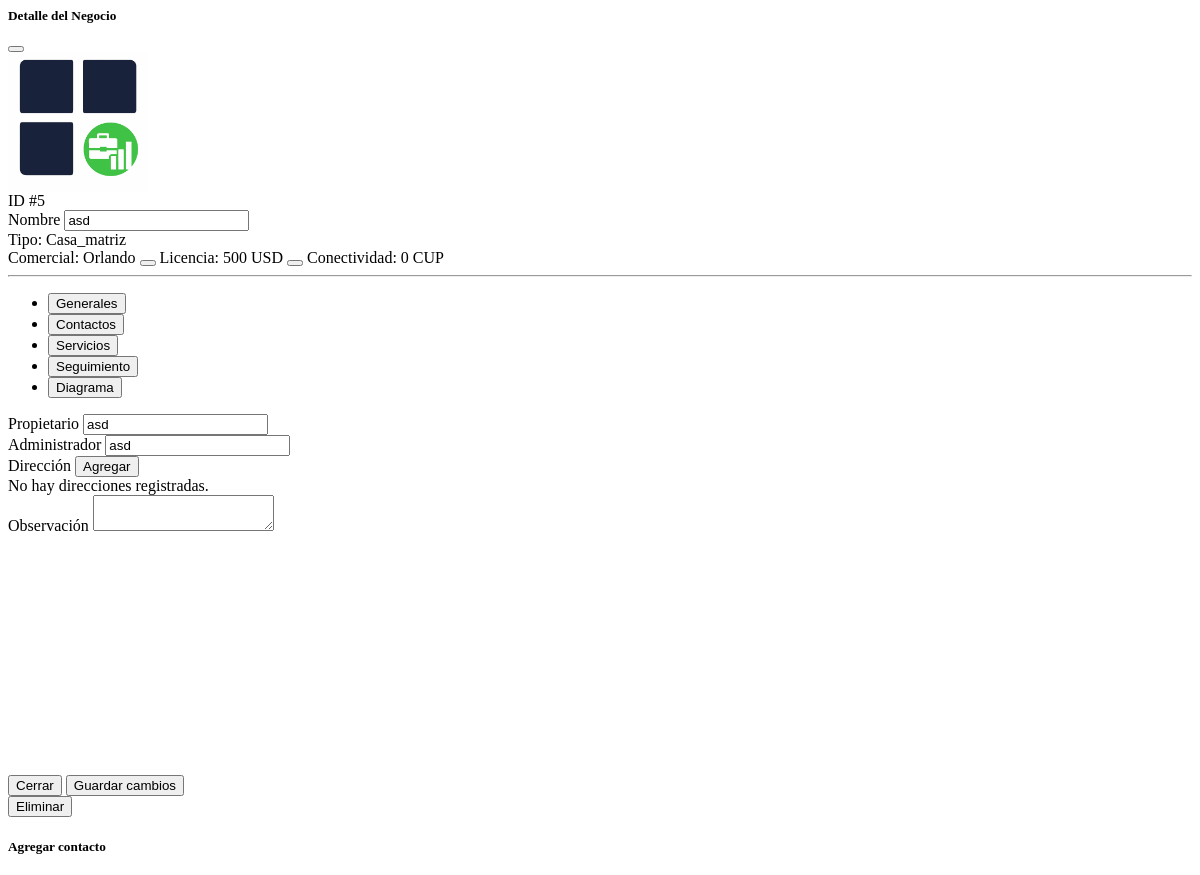
The app's page /detalle_negocio_modal/5 (upper part), older data.
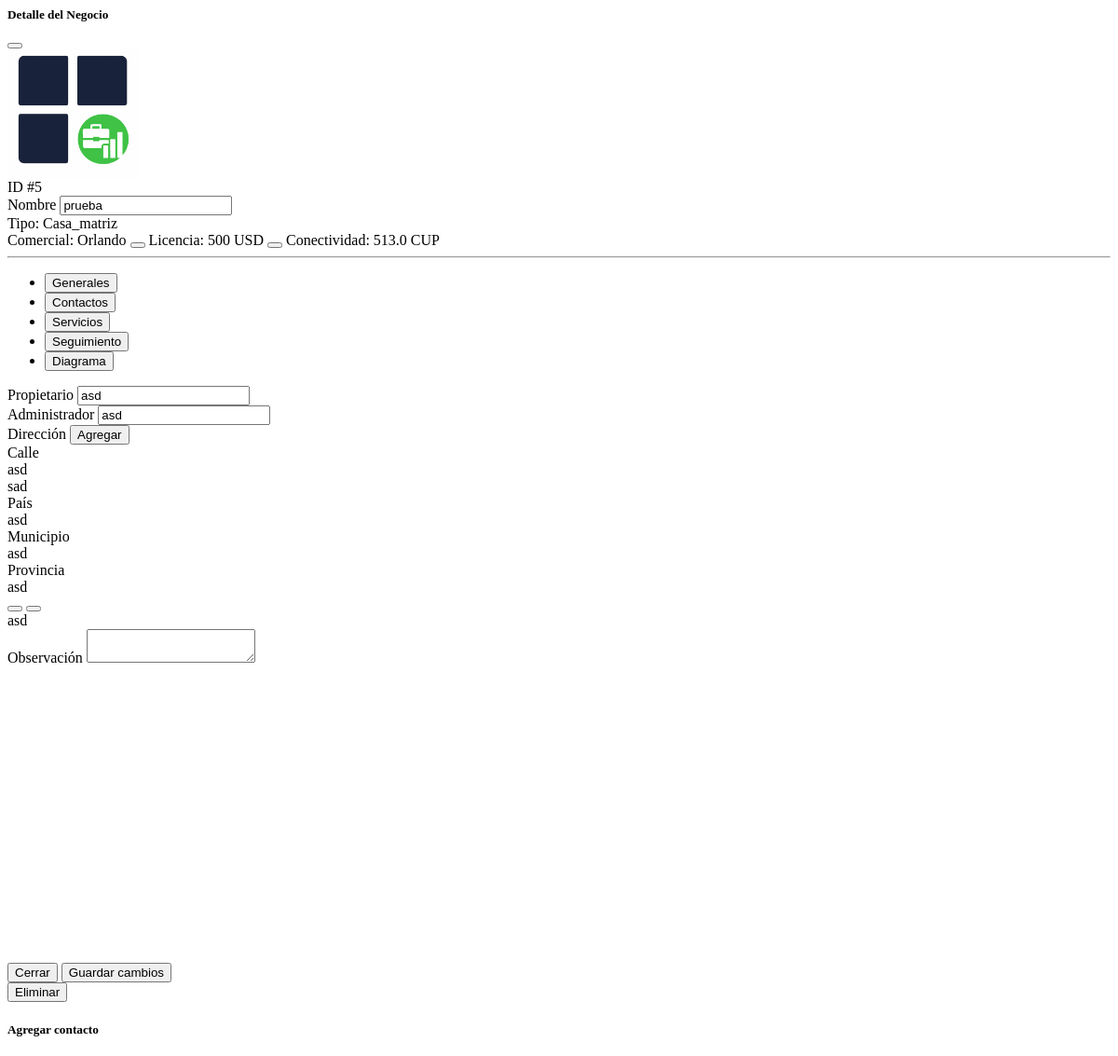
The same page, newer data.
### app.py (models this page shows)
class Negocio(db.Model):
    __tablename__ = 'negocio'
    id = db.Column(db.Integer, primary_key=True)
    nombre = db.Column(db.String(150), nullable=False)
    tipo_negocio = db.Column(db.String(20), default='negocio')
    tipo = db.Column(db.String(50), default='negocio')
    padre_id = db.Column(db.Integer, db.ForeignKey('negocio.id'), nullable=True)
    hijos = db.relationship('Negocio', backref=db.backref('padre', remote_side=[id]), lazy=True)
    telefonos_extras = db.Column(db.Text, nullable=True)
    propietario = db.Column(db.String(100), nullable=False)
    admin = db.Column(db.String(100), nullable=True)
    tel_propietario = db.Column(db.String(20))
    tel_admin = db.Column(db.String(20), nullable=True)
    direccion = db.Column(db.String(200))
    negocios_hijos = db.Column(db.String(300))
    proveedor_id = db.Column(db.Integer, db.ForeignKey('proveedor_internet.id'), nullable=True)
    proveedor    = db.relationship('ProveedorInternet', lazy=True)
    comercial = db.Column(db.String(100))
    observacion = db.Column(db.Text, nullable=True)
    licencia = db.Column(db.String(20))
    moneda_licencia = db.Column(db.String(3), default='USD')
    conectividad = db.Column(db.Float, default=0.0)
    direcciones = db.relationship('Direccion', backref='negocio',
                                  cascade='all, delete-orphan', lazy=True)
    comerciales = db.relationship(
        'ComercialNegocio',
        back_populates='negocio',
        cascade='all, delete-orphan',
        lazy=True
    )

class ComercialNegocio(db.Model):
    __tablename__ = 'comercial_negocio'
    id = db.Column(db.Integer, primary_key=True)
    negocio_id = db.Column(db.Integer, db.ForeignKey('negocio.id'), nullable=False)
    comercial_nombre = db.Column(db.String(150))
    comercial_email = db.Column(db.String(120))
    negocio = db.relationship('Negocio', back_populates='comerciales')

class Direccion(db.Model):
    __tablename__ = 'direccion'
    id = db.Column(db.Integer, primary_key=True)
    calle = db.Column(db.String(255), nullable=False)
    calle2 = db.Column(db.String(255))
    ciudad = db.Column(db.String(100), nullable=False)
    cp = db.Column(db.String(20))
    pais = db.Column(db.String(100))
    provincia = db.Column(db.String(100), nullable=False)
    municipio = db.Column(db.String(100), nullable=False)
    descripcion = db.Column(db.Text)
    principal = db.Column(db.Boolean, default=False)
    negocio_id = db.Column(db.Integer, db.ForeignKey('negocio.id'), nullable=False)

### app.py (the view)
@app.route('/detalle_negocio_modal/<int:id>')
def detalle_negocio_modal(id):
    negocio = Negocio.query.get_or_404(id)
    proveedores = ProveedorInternet.query.order_by(ProveedorInternet.nombre).all()
    modulos = Modulo.query.order_by(Modulo.nombre).all()
    mods_activos = {
        nm.modulo_id
        for nm in NegocioModulo.query.filter_by(negocio_id=id, enabled=True).all()
    }
    rol_com = db_users.query(Role).filter_by(name='comercial').first()
    comerciales_usuarios = (
        db_users.query(User).filter(User.role == rol_com).all() if rol_com else []
    )
    return render_template(
        'partials/detalle_negocio_modal.html',
        negocio=negocio,
        proveedores=proveedores,
        modulos=modulos,
        mods_activos=mods_activos,
        comerciales_usuarios=comerciales_usuarios
    )

### app.py (called while the page is built)
@app.template_filter('comerciales_str')
def comerciales_str(comerciales):
    if not comerciales:
        return "—"
    nombres = []
    for c in comerciales:
        nombre = (c.comercial_nombre or "").strip()
        if not nombre:
            nombre = (c.comercial_email or "").split("@")[0]
        if nombre:
            nombres.append(nombre)
    return ", ".join(nombres) if nombres else "—"

### templates/partials/detalle_negocio_modal.html (shortened to what this page needs)
<form id="form-editar-negocio" action="/negocio/{{ negocio.id }}/editar" method="POST">
  <div class="modal-header">
    <h5 class="modal-title">Detalle del Negocio</h5>
    <button type="button" class="btn-close" data-bs-dismiss="modal" aria-label="Cerrar"></button>
  </div>
  <div class="modal-body">
    <div class="container-fluid">
      <div class="row g-3 align-items-start">
        <div class="col-md-4 text-center">
          <img src="{{ url_for('static', filename='logo2.png') }}" alt="Logo"
               class="img-fluid rounded mb-2" style="max-height:140px;opacity:.9;">
          <div class="badge bg-primary-subtle text-primary fw-semibold px-3 py-2 rounded-pill">
            ID #{{ negocio.id }}
          </div>
        </div>
        <div class="col-md-8">
          <div class="mb-2">
            <label class="form-label mb-1">Nombre</label>
            <input type="text" class="form-control" name="nombre" value="{{ negocio.nombre }}">
          </div>
          <div class="small text-muted mb-2">Tipo: {{ negocio.tipo|capitalize }}</div>
         <div class="d-flex flex-wrap align-items-center gap-2">
  <span class="badge text-bg-secondary" id="badge-comerciales">
    Comercial{% if negocio.comerciales|length != 1 %}es{% endif %}:
    {{ negocio.comerciales|comerciales_str }}
  </span>
{% if session.get('user_role') != 'asistente' %}
  <button type="button"
          class="btn btn-light btn-sm p-1 border"
          id="btn-edit-comerciales"
          title="Editar comerciales">
  </button>
{% endif %}
{% if session.get('user_role') != 'asistente' %}
  <span class="badge text-bg-success" id="badge-licencia">
    Licencia: {{ negocio.licencia or '—' }} {{ negocio.moneda_licencia or 'USD' }}
  </span>
  <button type="button"
          class="btn btn-light btn-sm p-1 border"
          id="btn-edit-licencia"
          title="Editar licencia">
  </button>
{% endif %}
  <span class="badge text-bg-info">
    Conectividad: {{ negocio.conectividad or 0 }} CUP
  </span>
</div>
        </div>
      </div>
      <hr class="my-3">
      <ul class="nav nav-tabs" id="tabsNegocio" role="tablist">
        <li class="nav-item" role="presentation">
          <button class="nav-link active" id="tab-generales" data-bs-toggle="tab" data-bs-target="#pane-generales" type="button" role="tab">
            Generales
          </button>
        </li>
        <li class="nav-item" role="presentation">
          <button class="nav-link" id="tab-contacto" data-bs-toggle="tab" data-bs-target="#pane-contacto" type="button" role="tab">
            Contactos
          </button>
        </li>
        <li class="nav-item" role="presentation">
          <button class="nav-link" id="tab-servicios" data-bs-toggle="tab" data-bs-target="#pane-servicios" type="button" role="tab">
            Servicios
          </button>
        </li>
        <li class="nav-item" role="presentation">
          <button class="nav-link" id="tab-seguimiento" data-bs-toggle="tab" data-bs-target="#pane-seguimiento" type="button" role="tab">
            Seguimiento
          </button>
        </li>
        <li class="nav-item" role="presentation">
          <button class="nav-link" id="tab-diagrama" data-bs-toggle="tab" data-bs-target="#pane-diagrama" type="button" role="tab">
            Diagrama
          </button>
        </li>
      </ul>
      <div class="tab-content pt-3">
        <div class="tab-pane fade show active" id="pane-generales" role="tabpanel">
          <div class="row g-3">
            <div class="col-md-6">
              <label class="form-label">Propietario</label>
              <input type="text" class="form-control" name="propietario" value="{{ negocio.propietario }}">
            </div>
            <div class="col-md-6">
              <label class="form-label">Administrador</label>
              <input type="text" class="form-control" name="admin" value="{{ negocio.admin or '' }}">
            </div>
            <div class="col-12">
              <div class="d-flex justify-content-between align-items-center mb-2">
                <label class="form-label m-0">Dirección</label>
                {% if session.get('user_role') != 'asistente' %}
                  <button class="btn btn-outline-primary btn-sm" type="button" id="btn-add-direccion">
                     Agregar
                  </button>
                {% endif %}
              </div>
              <div id="lista-direcciones" class="d-flex flex-column gap-2">
                {% for d in negocio.direcciones %}
                  <div class="card shadow-sm border-0 rounded-3 dir-card" data-id="{{ d.id }}">
                    <div class="card-body py-2 px-3 d-flex justify-content-between align-items-start">
                      <div>
                        <div class="small text-muted">Calle</div>
                        <div class="fw-semibold">{{ d.calle }}</div>
                        {% if d.calle2 %}
                          <div class="text-muted">{{ d.calle2 }}</div>
                        {% endif %}
                      </div>
                      <div>
                        <div class="small text-muted">País</div>
                        <div class="fw-semibold">{{ d.ciudad }}</div>
                      </div>
                      <div>
                        <div class="small text-muted">Municipio</div>
                        <div class="fw-semibold">{{ d.municipio }}</div>
                      </div>
                      <div>
                        <div class="small text-muted">Provincia</div>
                        <div class="fw-semibold">{{ d.provincia }}</div>
                      </div>
                      <button type="button" class="btn btn-light btn-sm btn-edit-dir" title="Editar">
                      </button>
                      <button type="button" class="btn btn-light btn-sm btn-del-dir" title="Eliminar">
                      </button>
                    </div>
                    {% if d.descripcion %}
                      <div class="card-footer py-1 small text-muted">
                        {{ d.descripcion }}
                      </div>
                    {% endif %}
                  </div>
                {% else %}
                  <div class="alert alert-light border d-flex align-items-center gap-2 mb-0">
                    No hay direcciones registradas.
                  </div>
                {% endfor %}
              </div>
            </div>
            <div class="col-12">
              <label class="form-label">Observación</label>
              <textarea class="form-control" name="observacion" rows="2">{{ negocio.observacion or '' }}</textarea>
            </div>
          </div>
        </div>
{% if session.get('user_role') != 'asistente' %}
  </div>
{% endif %}
{% if session.get('user_role') != 'asistente' %}
  <div class="modal-footer">
    <button type="button" class="btn btn-secondary" data-bs-dismiss="modal">Cerrar</button>
    <button type="submit" class="btn btn-primary">Guardar cambios</button>
  </form>
     <form action="{{ url_for('eliminar_negocio', negocio_id=negocio.id) }}" method="POST" style="display:inline;">
      <button type="submit" class="btn btn-danger"
              onclick="return confirm('¿Seguro que deseas eliminar este negocio?');">
        Eliminar
      </button>
    </form>
{% endif %}
{% if session.get('user_role') != 'asistente' %}
  <div class="modal fade" id="contactoModal" tabindex="-1" aria-hidden="true" data-bs-backdrop="static">
    <div class="modal-dialog modal-md modal-dialog-centered">
      <div class="modal-content">
        <div class="modal-header">
          <h5 class="modal-title" id="contactoModalTitle">Agregar contacto</h5>
        </div>
      </div>
    </div>
  </div>
{% endif %}

### templates/partials/detalle_negocio_modal.html (style rules this page uses)
.tab-pane { transition: opacity .2s ease-in-out, transform .2s ease-in-out; }

Row changes from the older to the newer data that the page shows:
changed Negocio "Casa_matriz": nombre "asd" → "prueba"; conectividad "0" → "513.0"
now on this page (row edited): Direccion: calle "asd", calle2 "sad", ciudad "asd", municipio "asd", provincia "asd", descripcion "asd"
Text that changed along with them:
text no longer shown: "No hay direcciones registradas."
